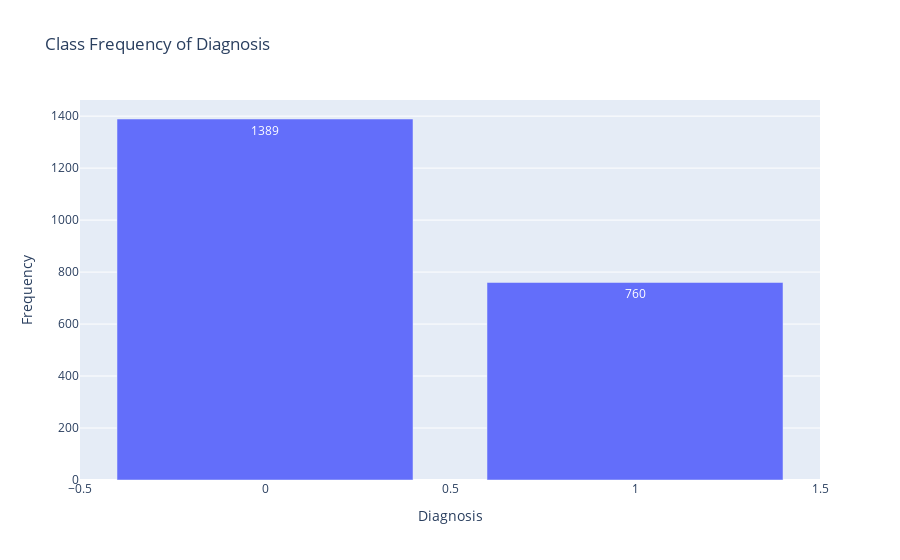

This figure's notebook cell:
### Markdown cell above
<div id="frecuencia" style="color:#37475a; border-bottom: 7px solid orange; width: 100%; margin-bottom: 15px; padding-bottom: 2px"><h2>Frequency Analysis </h2> </div>

### Code cell
class_counts = data['Diagnosis'].value_counts().reset_index()
class_counts.columns = ['Diagnosis', 'Frequency']

fig = px.bar(
    class_counts,
    x='Diagnosis',
    y='Frequency',
    title='Class Frequency of Diagnosis',
    text='Frequency'
)

fig.show()

f = data['Diagnosis'].value_counts(normalize=True) * 100
print(f.round(2).astype(str) + ' %')

### Figure 1 — Plotly figure (JSON) as saved in the notebook; plotly's stock layout.template omitted (floating-point values rounded to 4 significant figures)
{"data": [{"hovertemplate": "Diagnosis=%{x}<br>Frequency=%{text}<extra></extra>", "legendgroup": "", "marker": {"color": "#636efa", "pattern": {"shape": ""}}, "name": "", "orientation": "v", "showlegend": false, "text": [1389.0, 760.0], "textposition": "auto", "type": "bar", "x": [0, 1], "xaxis": "x", "y": [1389, 760], "yaxis": "y"}], "layout": {"barmode": "relative", "legend": {"tracegroupgap": 0}, "title": {"text": "Class Frequency of Diagnosis"}, "xaxis": {"anchor": "y", "domain": [0, 1], "title": {"text": "Diagnosis"}}, "yaxis": {"anchor": "x", "domain": [0, 1], "title": {"text": "Frequency"}}}}
